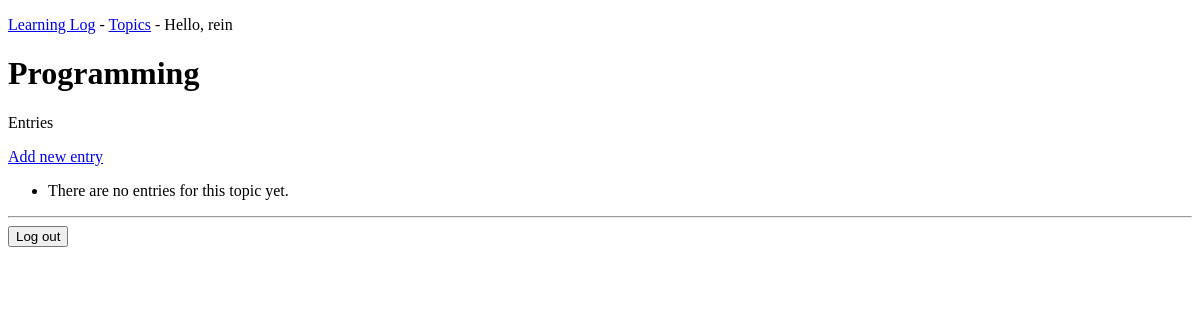
The app's page /topics/3/ (signed in), older data.
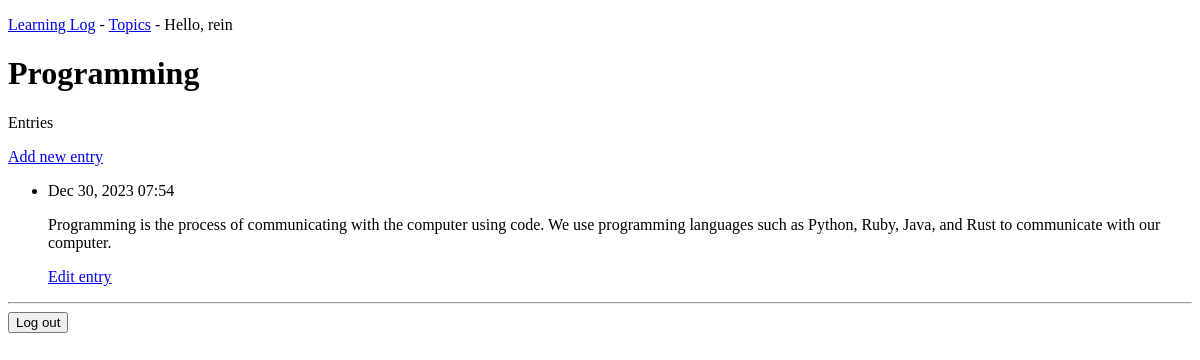
The same page, newer data.
### learning_logs/models.py (models this page shows, shortened)
class Topic(models.Model):
    text = models.CharField(max_length=256)
    date_added = models.DateTimeField(auto_now_add=True)
    owner = models.ForeignKey(User, on_delete=models.CASCADE)

class Entry(models.Model):
    topic = models.ForeignKey(Topic, on_delete=models.CASCADE)
    text = models.TextField()
    date_added = models.DateTimeField(auto_now_add=True)
    class Meta:
        verbose_name_plural = "entries"

### learning_logs/views.py (the view)
# urls.py: path("topics/<int:topic_id>/", views.topic, name="topic"),
@login_required
def topic(request, topic_id):
    topic = Topic.objects.get(id=topic_id)
    check_topic_owner(request, topic)
    entries = topic.entry_set.order_by("-date_added")
    context = {"topic": topic, "entries": entries}
    return render(request, "learning_logs/topic.html", context)

### learning_logs/views.py (called while the page is built)
def check_topic_owner(request, topic):
    if topic.owner != request.user:
        raise Http404

### learning_logs/templates/learning_logs/topic.html
{% extends 'learning_logs/base.html' %}
{% block content %}
<h1>{{ topic.text }}</h1>
<p>Entries</p>
<p><a href="{% url 'learning_logs:new_entry' topic.id %}">Add new entry</a></p>
<ul>
    {% for entry in entries %}
    <li>
        <p>{{ entry.date_added|date:'M d, Y H:i' }}</p>
        <p>{{ entry.text|linebreaks }}</p>
        <p>
            <a href="{% url 'learning_logs:edit_entry' entry.id %}">
                Edit entry
            </a>
        </p>
    </li>
    {% empty %}
    <li>There are no entries for this topic yet.</li>
    {% endfor %}
</ul>
{% endblock content %}

### learning_logs/templates/learning_logs/base.html (shortened to what this page needs)
<!DOCTYPE html>
<html lang="en">
<head>
</head>
<body>
    <p>
        <a href="{% url 'learning_logs:index' %}">Learning Log</a> -
        <a href="{% url 'learning_logs:topics' %}">Topics</a> -
        {% if user.is_authenticated %}
        Hello, {{ user.username }}
        {% endif %}
    </p>
    {% block content %}{% endblock content %}
    {% if user.is_authenticated %}
    <hr>
    <form action="{% url 'accounts:logout' %}" method="POST">
        <button name="submit">Log out</button>
    </form>
    {% endif %}
</body>
</html>

Row changes from the older to the newer data that the page shows:
added Entry: date_added "Dec 30, 2023 07:54", text "Programming is the process of communicating with the computer using code. We use programming languages such as Python, Ruby, Java, and Rust to communicate with our computer."
Text that changed along with them:
text no longer shown: "There are no entries for this topic yet."
